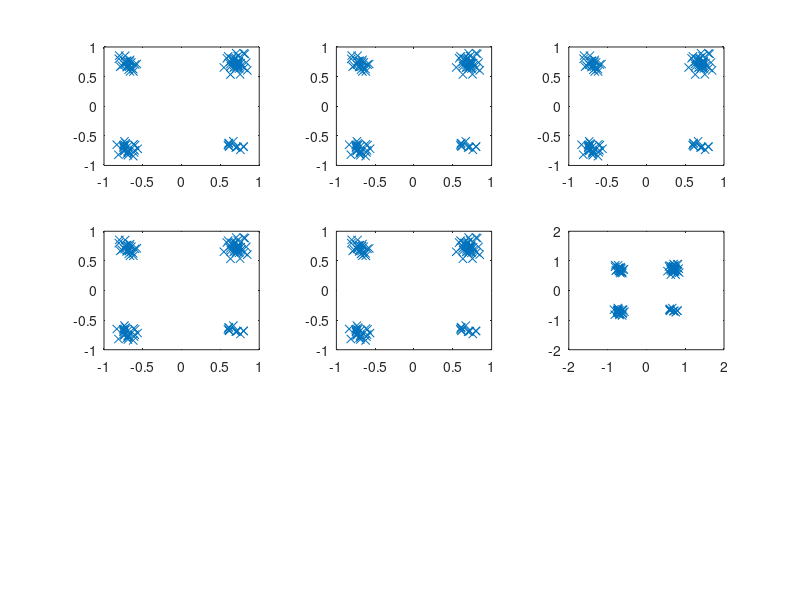

Source code (MATLAB):
clc; clear; close all;

%% 랜덤 비트 생성
Nbits = 100;
b = randi([0 1],2,Nbits);

%% QPSK 변조
x = ((2*b(1,:)-1) + (2*b(2,:)-1)*1j)/sqrt(2);
% figure; plot(real(x),imag(x),'x')

%% noise 생성
snr_dB = 20; 
% snr    = db2pow(snr_dB);
snr    = 10^(snr_dB/10);
Pn     = 1/snr; % noise power
n      = sqrt(Pn)*(randn(1,length(x))+randn(1,length(x))*1j)/sqrt(2);

%% 수신신호 생성
y_1 = x + n;

figure; 
% plot(real(x),imag(x),'o'); hold on;
subplot(3,3,1)
plot(real(y_1),imag(y_1),'x')

subplot(3,3,2)
plot(real(y_1),imag(y_1),'x')

subplot(3,3,3)
plot(real(y_1),imag(y_1),'x')

subplot(3,3,4)
plot(real(y_1),imag(y_1),'x')

subplot(3,3,5)
plot(real(y_1),imag(y_1),'x')

subplot(3,3,6)
plot(real(y_1),imag(y_1),'x')

axis([-2 2 -2 2])

